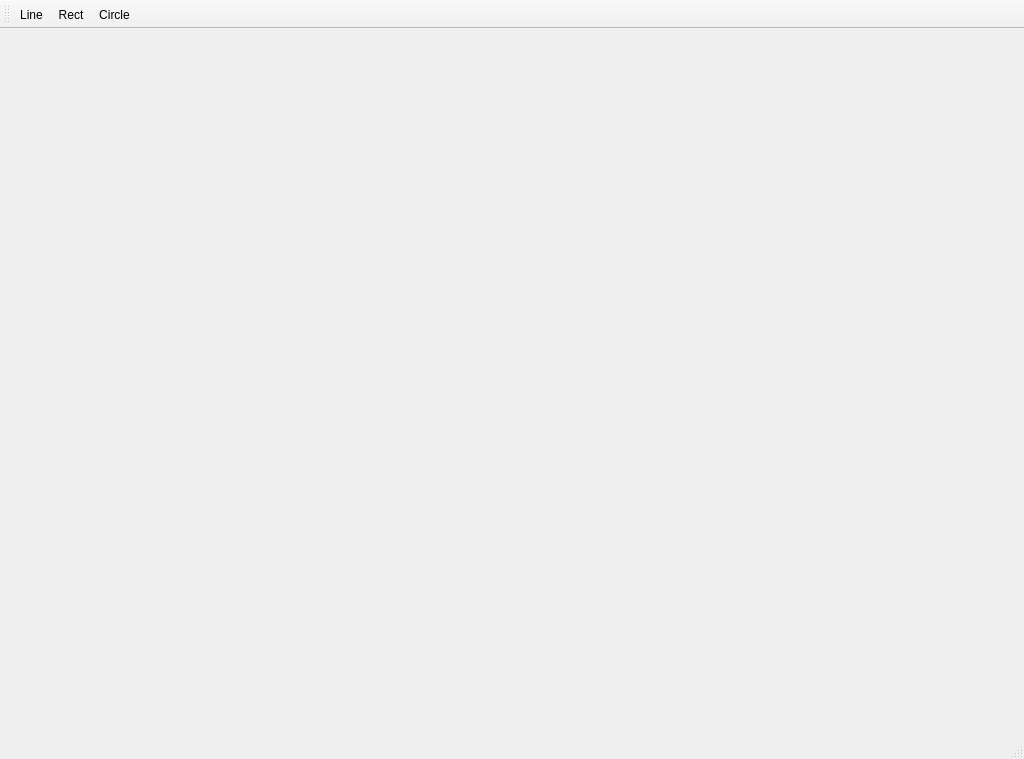
<?xml version="1.0" encoding="UTF-8"?>
<ui version="4.0">
 <class>MainWindowClass</class>
 <widget class="QMainWindow" name="MainWindowClass">
  <property name="geometry">
   <rect>
    <x>0</x>
    <y>0</y>
    <width>1024</width>
    <height>759</height>
   </rect>
  </property>
  <property name="windowTitle">
   <string>MainWindow</string>
  </property>
  <widget class="QWidget" name="centralWidget">
   <layout class="QGridLayout" name="gridLayout">
    <item row="0" column="0">
     <widget class="Editor" name="widget" native="true">
      <property name="cursor">
       <cursorShape>CrossCursor</cursorShape>
      </property>
      <property name="mouseTracking">
       <bool>true</bool>
      </property>
     </widget>
    </item>
   </layout>
  </widget>
  <widget class="QMenuBar" name="menuBar">
   <property name="geometry">
    <rect>
     <x>0</x>
     <y>0</y>
     <width>1024</width>
     <height>30</height>
    </rect>
   </property>
  </widget>
  <widget class="QToolBar" name="mainToolBar">
   <property name="cursor">
    <cursorShape>PointingHandCursor</cursorShape>
   </property>
   <attribute name="toolBarArea">
    <enum>TopToolBarArea</enum>
   </attribute>
   <attribute name="toolBarBreak">
    <bool>false</bool>
   </attribute>
   <addaction name="actionLine"/>
   <addaction name="actionRect"/>
   <addaction name="actionCircle"/>
  </widget>
  <widget class="QStatusBar" name="statusBar"/>
  <action name="actionLine">
   <property name="checkable">
    <bool>true</bool>
   </property>
   <property name="text">
    <string>Line</string>
   </property>
  </action>
  <action name="actionRect">
   <property name="checkable">
    <bool>true</bool>
   </property>
   <property name="text">
    <string>Rect</string>
   </property>
  </action>
  <action name="actionCircle">
   <property name="checkable">
    <bool>true</bool>
   </property>
   <property name="text">
    <string>Circle</string>
   </property>
  </action>
 </widget>
 <layoutdefault spacing="6" margin="11"/>
 <customwidgets>
  <customwidget>
   <class>Editor</class>
   <extends>QWidget</extends>
   <header location="global">Editor.h</header>
   <container>1</container>
  </customwidget>
 </customwidgets>
 <resources>
  <include location="MainWindow.qrc"/>
 </resources>
 <connections/>
</ui>
